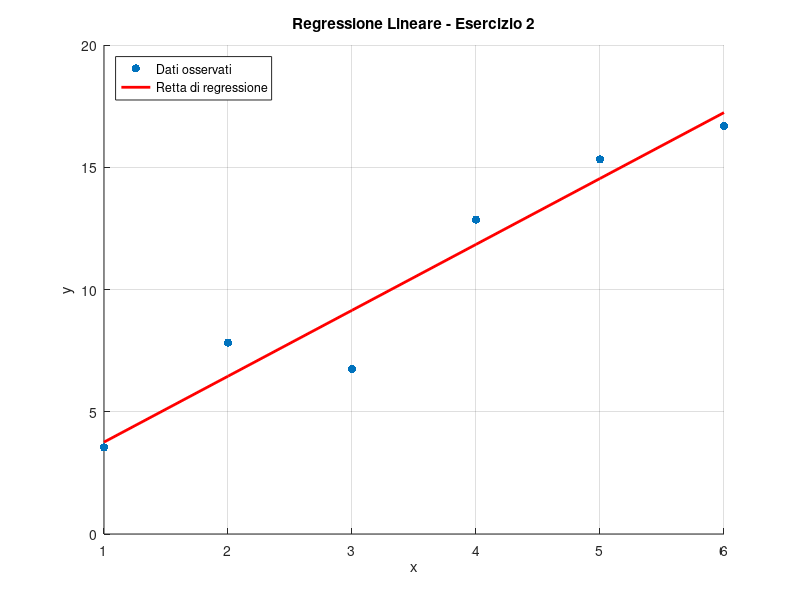

Write the MATLAB code that produced this figure.
% Dati dell'esercizio
x = [1; 2; 3; 4; 5; 6];      % Vettore colonna dei regressori
y = [3.54; 7.83; 6.74; 12.86; 15.32; 16.69]; % Vettore colonna target

% Diagramma i dati a disposizione
figure;
scatter(x, y, 'filled');
hold on;
title('Regressione Lineare - Esercizio 2');
xlabel('x');
ylabel('y');

%%% CAMBIAMENTO - RIMOSSA DIVISIONE TRAIN/TEST PER PICCOLO DATASET
% Utilizzo tutti i dati (N=6) senza split
X_train = x;
y_train = y;
N = length(x);
%%% FINE CAMBIAMENTO

%%% CAMBIAMENTO - CORRETTO ORDINE MATRICE PHI (prima intercetta)
PHI = [ones(N,1), X_train];  % Forma corretta: [intercetta, regressore]
%%% FINE CAMBIAMENTO

theta_ls = PHI\y_train;
y_hat = PHI*theta_ls;

% Plot della retta di regressione
plot(X_train, y_hat, 'r', 'LineWidth', 2);
legend('Dati osservati', 'Retta di regressione', 'Location', 'northwest');
grid on;
hold off;

%%% CAMBIAMENTO - METRICHE SEMPLIFICATE (solo su dataset completo)
err = y_hat - y_train;
TSS = sum((y_train - mean(y_train)).^2);
RSS = sum(err.^2);
Rsq = 1 - RSS/TSS;
MSE = RSS/N;
%%% FINE CAMBIAMENTO

%%% CAMBIAMENTO - AGGIUNTA VISUALIZZAZIONE MODELLO
fprintf('\nModello stimato: y = %.4f + %.4f*x\n', theta_ls(1), theta_ls(2));
fprintf('MSE: %.4f\n', MSE);
fprintf('R-squared: %.4f\n', Rsq);

% Visualizzazione coefficienti con più precisione
disp('Coefficienti stimati:');
disp(theta_ls');
%%% FINE CAMBIAMENTO
